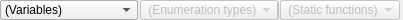
<ui version="4.0" >
 <author></author>
 <comment></comment>
 <exportmacro></exportmacro>
 <class>ComboBarDlg</class>
 <widget class="QWidget" name="ComboBarDlg" >
  <property name="geometry" >
   <rect>
    <x>0</x>
    <y>0</y>
    <width>403</width>
    <height>20</height>
   </rect>
  </property>
  <property name="windowTitle" >
   <string>ComboBarDlg</string>
  </property>
  <widget class="QPushButton" name="IDC_ButtonEnum" >
   <property name="enabled" >
    <bool>false</bool>
   </property>
   <property name="geometry" >
    <rect>
     <x>280</x>
     <y>0</y>
     <width>30</width>
     <height>20</height>
    </rect>
   </property>
   <property name="text" >
    <string/>
   </property>
   <property name="icon" >
    <iconset resource="../LavaPE_res.qrc" >:/LavaExecs/res/TOOLBUTTONS/bitmap2.xpm</iconset>
   </property>
  </widget>
  <widget class="QPushButton" name="IDC_NewPFunc" >
   <property name="enabled" >
    <bool>false</bool>
   </property>
   <property name="geometry" >
    <rect>
     <x>310</x>
     <y>0</y>
     <width>31</width>
     <height>20</height>
    </rect>
   </property>
   <property name="toolTip" >
    <string>New private member function</string>
   </property>
   <property name="whatsThis" >
    <string>&lt;p>&lt;b>Function creation shortcut:&lt;/b>&lt;br>&lt;br>Creates a new private member function in the (implementation of the) current class and replaces the current &lt;font color=red>&amp;lt;func&amp;gt;&lt;/font> placeholder with a reference to it.&lt;/p></string>
   </property>
   <property name="text" >
    <string/>
   </property>
   <property name="icon" >
    <iconset resource="../LavaPE_res.qrc" >:/LavaExecs/res/TOOLBUTTONS/bmNewPFunc.xpm</iconset>
   </property>
  </widget>
  <widget class="QComboBox" name="IDC_CompaBTypes" >
   <property name="enabled" >
    <bool>false</bool>
   </property>
   <property name="geometry" >
    <rect>
     <x>141</x>
     <y>1</y>
     <width>138</width>
     <height>20</height>
    </rect>
   </property>
   <item>
    <property name="text" >
     <string> (Basic types)</string>
    </property>
   </item>
  </widget>
  <widget class="QPushButton" name="IDC_NewFunc" >
   <property name="enabled" >
    <bool>false</bool>
   </property>
   <property name="geometry" >
    <rect>
     <x>280</x>
     <y>0</y>
     <width>30</width>
     <height>20</height>
    </rect>
   </property>
   <property name="toolTip" >
    <string>New public member function</string>
   </property>
   <property name="whatsThis" >
    <string>&lt;p>&lt;b>Function creation shortcut:&lt;/b>&lt;br>&lt;br>Creates a new public member function in the current class and replaces the current &lt;font color=red>&amp;lt;func&amp;gt;&lt;/font> placeholder with a reference to it.&lt;/p></string>
   </property>
   <property name="text" >
    <string/>
   </property>
   <property name="icon" >
    <iconset resource="../LavaPE_res.qrc" >:/LavaExecs/res/TOOLBUTTONS/bmNewFunc.xpm</iconset>
   </property>
  </widget>
  <widget class="QComboBox" name="IDC_CompaTypes" >
   <property name="enabled" >
    <bool>false</bool>
   </property>
   <property name="geometry" >
    <rect>
     <x>0</x>
     <y>0</y>
     <width>138</width>
     <height>20</height>
    </rect>
   </property>
   <item>
    <property name="text" >
     <string>(Types)</string>
    </property>
   </item>
  </widget>
  <widget class="QComboBox" name="IDC_ComboFuncs" >
   <property name="enabled" >
    <bool>false</bool>
   </property>
   <property name="geometry" >
    <rect>
     <x>0</x>
     <y>0</y>
     <width>138</width>
     <height>20</height>
    </rect>
   </property>
   <item>
    <property name="text" >
     <string> (Virtual calls) </string>
    </property>
   </item>
  </widget>
  <widget class="QComboBox" name="IDC_ComboTypes" >
   <property name="enabled" >
    <bool>false</bool>
   </property>
   <property name="geometry" >
    <rect>
     <x>0</x>
     <y>0</y>
     <width>138</width>
     <height>20</height>
    </rect>
   </property>
   <item>
    <property name="text" >
     <string>(Types)</string>
    </property>
   </item>
  </widget>
  <widget class="QComboBox" name="IDC_ComboSubObjects" >
   <property name="enabled" >
    <bool>false</bool>
   </property>
   <property name="geometry" >
    <rect>
     <x>0</x>
     <y>0</y>
     <width>138</width>
     <height>20</height>
    </rect>
   </property>
   <item>
    <property name="text" >
     <string>(Members)</string>
    </property>
   </item>
  </widget>
  <widget class="QComboBox" name="IDC_ComboNew" >
   <property name="enabled" >
    <bool>false</bool>
   </property>
   <property name="geometry" >
    <rect>
     <x>0</x>
     <y>0</y>
     <width>138</width>
     <height>20</height>
    </rect>
   </property>
   <item>
    <property name="text" >
     <string>(Initializers)</string>
    </property>
   </item>
  </widget>
  <widget class="QComboBox" name="IDC_ComboSetObjects" >
   <property name="enabled" >
    <bool>false</bool>
   </property>
   <property name="geometry" >
    <rect>
     <x>0</x>
     <y>0</y>
     <width>138</width>
     <height>20</height>
    </rect>
   </property>
   <item>
    <property name="text" >
     <string>(Set variables)</string>
    </property>
   </item>
  </widget>
  <widget class="QComboBox" name="IDC_ComboCompObjects" >
   <property name="enabled" >
    <bool>false</bool>
   </property>
   <property name="geometry" >
    <rect>
     <x>0</x>
     <y>0</y>
     <width>138</width>
     <height>20</height>
    </rect>
   </property>
   <item>
    <property name="text" >
     <string>(Variables)</string>
    </property>
   </item>
  </widget>
  <widget class="QComboBox" name="IDC_ComboSetTypes" >
   <property name="enabled" >
    <bool>false</bool>
   </property>
   <property name="geometry" >
    <rect>
     <x>0</x>
     <y>0</y>
     <width>138</width>
     <height>20</height>
    </rect>
   </property>
   <item>
    <property name="text" >
     <string>(Set types)</string>
    </property>
   </item>
  </widget>
  <widget class="QComboBox" name="IDC_ComboAttach" >
   <property name="geometry" >
    <rect>
     <x>0</x>
     <y>0</y>
     <width>138</width>
     <height>20</height>
    </rect>
   </property>
   <item>
    <property name="text" >
     <string>(Persistent comp. objs.)</string>
    </property>
   </item>
  </widget>
  <widget class="QComboBox" name="IDC_CompoInterf" >
   <property name="geometry" >
    <rect>
     <x>0</x>
     <y>0</y>
     <width>138</width>
     <height>20</height>
    </rect>
   </property>
   <item>
    <property name="text" >
     <string> (Comp. obj. interfaces)</string>
    </property>
   </item>
  </widget>
  <widget class="QComboBox" name="IDC_COMBOCall" >
   <property name="geometry" >
    <rect>
     <x>0</x>
     <y>0</y>
     <width>138</width>
     <height>20</height>
    </rect>
   </property>
   <item>
    <property name="text" >
     <string> (Main programs)  </string>
    </property>
   </item>
  </widget>
  <widget class="QComboBox" name="IDC_ComboBaseInis" >
   <property name="geometry" >
    <rect>
     <x>0</x>
     <y>0</y>
     <width>138</width>
     <height>20</height>
    </rect>
   </property>
   <item>
    <property name="text" >
     <string>(Initializers)  </string>
    </property>
   </item>
  </widget>
  <widget class="QComboBox" name="IDC_BasicTypes" >
   <property name="enabled" >
    <bool>false</bool>
   </property>
   <property name="geometry" >
    <rect>
     <x>140</x>
     <y>0</y>
     <width>138</width>
     <height>20</height>
    </rect>
   </property>
   <item>
    <property name="text" >
     <string> (Basic types)</string>
    </property>
   </item>
  </widget>
  <widget class="QComboBox" name="IDC_ComboClassFuncs" >
   <property name="enabled" >
    <bool>false</bool>
   </property>
   <property name="geometry" >
    <rect>
     <x>140</x>
     <y>0</y>
     <width>138</width>
     <height>20</height>
    </rect>
   </property>
   <item>
    <property name="text" >
     <string> (Non-virtual calls)</string>
    </property>
   </item>
  </widget>
  <widget class="QComboBox" name="IDC_ComboSNew" >
   <property name="enabled" >
    <bool>false</bool>
   </property>
   <property name="geometry" >
    <rect>
     <x>140</x>
     <y>0</y>
     <width>138</width>
     <height>20</height>
    </rect>
   </property>
   <item>
    <property name="text" >
     <string> (Compon. obj. specs.)</string>
    </property>
   </item>
  </widget>
  <widget class="QComboBox" name="IDC_StaticFuncs" >
   <property name="enabled" >
    <bool>false</bool>
   </property>
   <property name="geometry" >
    <rect>
     <x>280</x>
     <y>0</y>
     <width>120</width>
     <height>20</height>
    </rect>
   </property>
   <item>
    <property name="text" >
     <string> (Static functions)</string>
    </property>
   </item>
  </widget>
  <widget class="QComboBox" name="IDC_ComboEnums" >
   <property name="enabled" >
    <bool>false</bool>
   </property>
   <property name="geometry" >
    <rect>
     <x>140</x>
     <y>0</y>
     <width>138</width>
     <height>20</height>
    </rect>
   </property>
   <item>
    <property name="text" >
     <string> (Enumeration types)  </string>
    </property>
   </item>
  </widget>
  <widget class="QComboBox" name="IDC_ComboObjects" >
   <property name="enabled" >
    <bool>true</bool>
   </property>
   <property name="geometry" >
    <rect>
     <x>0</x>
     <y>0</y>
     <width>138</width>
     <height>20</height>
    </rect>
   </property>
   <item>
    <property name="text" >
     <string>(Variables)</string>
    </property>
   </item>
  </widget>
 </widget>
 <layoutdefault spacing="6" margin="11" />
 <pixmapfunction></pixmapfunction>
 <resources>
  <include location="../LavaPE_res.qrc" />
 </resources>
 <connections/>
</ui>
